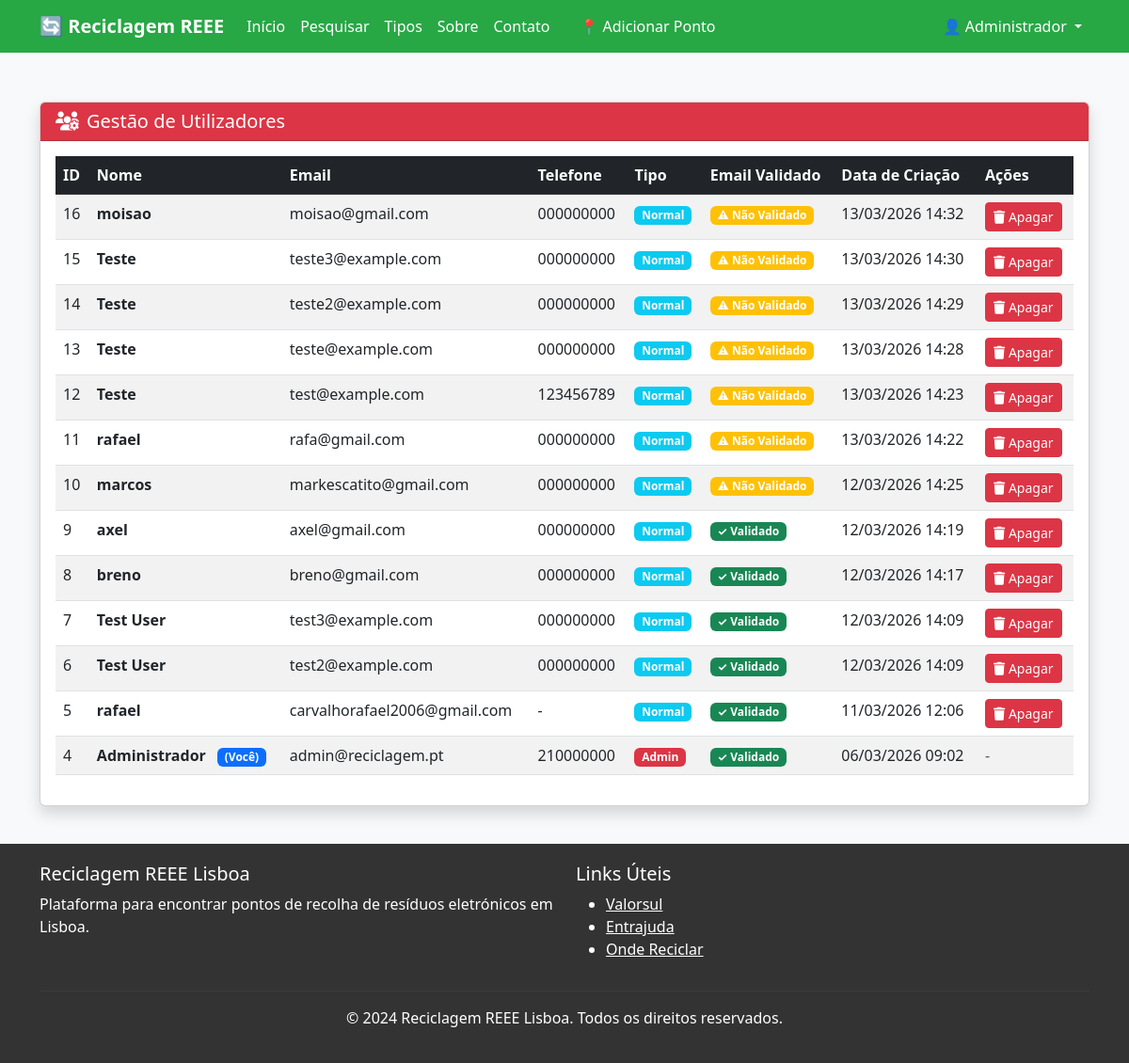
Before: /admin/utilizadores (signed in) with the older database file.
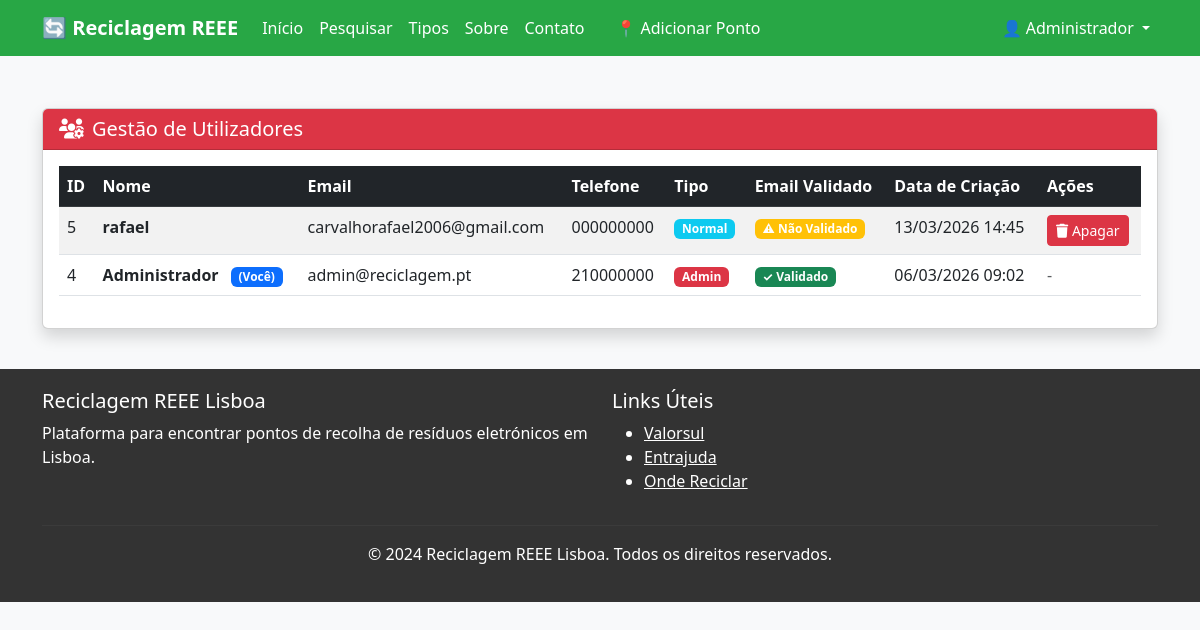
After: the same page with the newer database file.
### models.py (models this page shows, shortened)
class BaseModel(Model):
    class Meta:
        database = db

class Utilizador(BaseModel):
    nome = CharField()
    email = CharField(unique=True)
    is_admin = BooleanField(default=False)
    telefone = CharField()
    documento_identificacao = CharField()
    senha_hash = CharField()
    criado_em = DateTimeField(default=datetime.now)
    email_validado = BooleanField(default=False)
    token_validacao = CharField(null=True)

### app.py (the view)
@app.route("/admin/utilizadores")
@admin_required
def admin_utilizadores():
    utilizadores = Utilizador.select().order_by(Utilizador.criado_em.desc())
    return render_template("admin/utilizadores.html", utilizadores=utilizadores)

### app.py (called while the page is built)
@app.before_request
def ensure_db_connection():
    try:
        if db.is_closed():
            db.connect()
    except Exception as e:
        print(f"Database connection error: {e}")
        try:
            db.close()
            db.connect()
        except Exception as e2:
            print(f"Failed to reconnect: {e2}")

@app.before_request
def carregar_utilizador():
    user_id = session.get("user_id")
    if user_id:
        try:
            g.utilizador = Utilizador.get(Utilizador.id == user_id)
        except Utilizador.DoesNotExist:
            g.utilizador = None
    else:
        g.utilizador = None

@app.context_processor
def inject_current_year():
    return {"current_year": datetime.now().year}

def admin_required(f):
    @wraps(f)
    def decorated_function(*args, **kwargs):
        if g.utilizador is None or not g.utilizador.is_admin:
            flash("Acesso não autorizado.", "danger")
            return redirect(url_for("index"))
        return f(*args, **kwargs)
    return decorated_function

### templates/admin/utilizadores.html (shortened to what this page needs)
{% extends "base.html" %}
{% block content %}
<div class="container mt-5">
    <div class="row">
        <div class="col-12">
            <div class="card shadow">
                <div class="card-header bg-danger text-white">
                    <h5 class="mb-0">
                        <i class="fas fa-users-cog me-2"></i>Gestão de Utilizadores
                    </h5>
                </div>
                <div class="card-body">
                    <div class="table-responsive">
                        <table class="table table-striped table-hover">
                            <thead class="table-dark">
                                <tr>
                                    <th>ID</th>
                                    <th>Nome</th>
                                    <th>Email</th>
                                    <th>Telefone</th>
                                    <th>Tipo</th>
                                    <th>Email Validado</th>
                                    <th>Data de Criação</th>
                                    <th>Ações</th>
                                </tr>
                            </thead>
                            <tbody>
                                {% for user in utilizadores %}
                                <tr>
                                    <td>{{ user.id }}</td>
                                    <td>
                                        <strong>{{ user.nome }}</strong>
                                        {% if user.id == g.utilizador.id %}
                                        <span class="badge bg-primary ms-2">(Você)</span>
                                        {% endif %}
                                    </td>
                                    <td>{{ user.email }}</td>
                                    <td>{{ user.telefone or '-' }}</td>
                                    <td>
                                        {% if user.is_admin %}
                                        <span class="badge bg-danger">Admin</span>
                                        {% else %}
                                        <span class="badge bg-info">Normal</span>
                                        {% endif %}
                                    </td>
                                    <td>
                                        {% if user.email_validado %}
                                        <span class="badge bg-success">✓ Validado</span>
                                        {% else %}
                                        <span class="badge bg-warning">⚠ Não Validado</span>
                                        {% endif %}
                                    </td>
                                    <td>{{ user.criado_em.strftime('%d/%m/%Y %H:%M') }}</td>
                                    <td>
                                        {% if user.id != g.utilizador.id %}
                                        <form method="POST" action="{{ url_for('admin_apagar_utilizador', user_id=user.id) }}"
                                              onsubmit="return confirm('Tem certeza que deseja apagar o utilizador {{ user.nome }}?')">
                                            <button type="submit" class="btn btn-danger btn-sm">
                                                <i class="fas fa-trash"></i> Apagar
                                            </button>
                                        </form>
                                        {% else %}
                                        <span class="text-muted">-</span>
                                        {% endif %}
                                    </td>
                                </tr>
                                {% endfor %}
                            </tbody>
                        </table>
                    </div>
                </div>
            </div>
        </div>
    </div>
</div>
{% endblock %}

### templates/base.html (shortened to what this page needs)
<!DOCTYPE html>
<html lang="pt-PT">
<head>
    <link href="https://cdn.jsdelivr.net/npm/bootstrap@5.3.0/dist/css/bootstrap.min.css" rel="stylesheet">
    <link rel="stylesheet" href="https://cdnjs.cloudflare.com/ajax/libs/font-awesome/6.4.0/css/all.min.css">
    <link rel="stylesheet" href="https://unpkg.com/leaflet@1.9.4/dist/leaflet.css" />
</head>
<body>
    <nav class="navbar navbar-expand-lg navbar-dark fixed-top">
        <div class="container">
            <a class="navbar-brand" href="{{ url_for('index') }}">
                🔄 Reciclagem REEE
            </a>
            <div class="collapse navbar-collapse" id="navbarNav">
                <ul class="navbar-nav me-auto">
                    <li class="nav-item">
                        <a class="nav-link" href="{{ url_for('index') }}">Início</a>
                    </li>
                    <li class="nav-item">
                        <a class="nav-link" href="{{ url_for('pesquisa') }}">Pesquisar</a>
                    </li>
                    <li class="nav-item">
                        <a class="nav-link" href="{{ url_for('tipos_residuos') }}">Tipos</a>
                    </li>
                    <li class="nav-item">
                        <a class="nav-link" href="{{ url_for('sobre_lixo_eletronico') }}">Sobre</a>
                    </li>
                    <li class="nav-item">
                        <a class="nav-link" href="{{ url_for('contato') }}">Contato</a>
                    </li>
                    {% if g.utilizador and g.utilizador.is_admin %}
                    <li class="nav-item">
                        <a class="nav-link btn btn-success btn-sm text-white ms-3" href="{{ url_for('admin_novo_ponto') }}">
                            📍 Adicionar Ponto
                        </a>
                    </li>
                    {% endif %}
                </ul>
                <ul class="navbar-nav">
                    {% if g.utilizador %}
                        <li class="nav-item dropdown">
                            <a class="nav-link dropdown-toggle" href="#" role="button" data-bs-toggle="dropdown">
                                👤 {{ g.utilizador.nome }}
                            </a>
                        </li>
                    {% endif %}
                </ul>
            </div>
        </div>
    </nav>
    {% block content %}{% endblock %}
    <footer class="footer">
        <div class="container">
            <div class="row">
                <div class="col-md-6">
                    <h5>Reciclagem REEE Lisboa</h5>
                    <p>Plataforma para encontrar pontos de recolha de resíduos eletrónicos em Lisboa.</p>
                </div>
                <div class="col-md-6">
                    <h5>Links Úteis</h5>
                    <ul>
                        <li><a href="https://www.valorsul.pt/" style="color: white;">Valorsul</a></li>
                        <li><a href="https://www.entrajuda.pt/" style="color: white;">Entrajuda</a></li>
                        <li><a href="https://ondereciclar.pt/" style="color: white;">Onde Reciclar</a></li>
                    </ul>
                </div>
            </div>
            <hr style="border-color: #555;">
            <div class="text-center">
                <p>&copy; 2024 Reciclagem REEE Lisboa. Todos os direitos reservados.</p>
            </div>
        </div>
    </footer>
</body>
</html>

### templates/base.html (style rules this page uses)
body { padding-top: 60px; background: #f8f9fa; }
.navbar { background: #28a745 !important; }
.navbar-brand { color: white !important; font-weight: bold; }
.nav-link { color: white !important; }
.footer { background: #333; color: white; padding: 20px 0; margin-top: 40px; }

Changed rows visible on the page:
removed Utilizador: id "16", nome "moisao", email "moisao@gmail.com", telefone "000000000", is_admin "Normal", email_validado "⚠ Não Validado", criado_em "13/03/2026 14:32"
removed Utilizador: id "15", nome "Teste", email "teste3@example.com", telefone "000000000", is_admin "Normal", email_validado "⚠ Não Validado", criado_em "13/03/2026 14:30"
removed Utilizador: id "14", nome "Teste", email "teste2@example.com", telefone "000000000", is_admin "Normal", email_validado "⚠ Não Validado", criado_em "13/03/2026 14:29"
removed Utilizador: id "13", nome "Teste", email "teste@example.com", telefone "000000000", is_admin "Normal", email_validado "⚠ Não Validado", criado_em "13/03/2026 14:28"
removed Utilizador: id "12", nome "Teste", email "test@example.com", telefone "123456789", is_admin "Normal", email_validado "⚠ Não Validado", criado_em "13/03/2026 14:23"
removed Utilizador: id "11", nome "rafael", email "rafa@gmail.com", telefone "000000000", is_admin "Normal", email_validado "⚠ Não Validado", criado_em "13/03/2026 14:22"
removed Utilizador: id "10", nome "marcos", email "markescatito@gmail.com", telefone "000000000", is_admin "Normal", email_validado "⚠ Não Validado", criado_em "12/03/2026 14:25"
removed Utilizador: id "9", nome "axel", email "axel@gmail.com", telefone "000000000", is_admin "Normal", email_validado "✓ Validado", criado_em "12/03/2026 14:19"
removed Utilizador: id "8", nome "breno", email "breno@gmail.com", telefone "000000000", is_admin "Normal", email_validado "✓ Validado", criado_em "12/03/2026 14:17"
removed Utilizador: id "7", nome "Test User", email "test3@example.com", telefone "000000000", is_admin "Normal", email_validado "✓ Validado", criado_em "12/03/2026 14:09"
removed Utilizador: id "6", nome "Test User", email "test2@example.com", telefone "000000000", is_admin "Normal", email_validado "✓ Validado", criado_em "12/03/2026 14:09"
changed Utilizador "rafael": telefone "-" → "000000000"; criado_em "11/03/2026 12:06" → "13/03/2026 14:45"; email_validado "✓ Validado" → "⚠ Não Validado"
